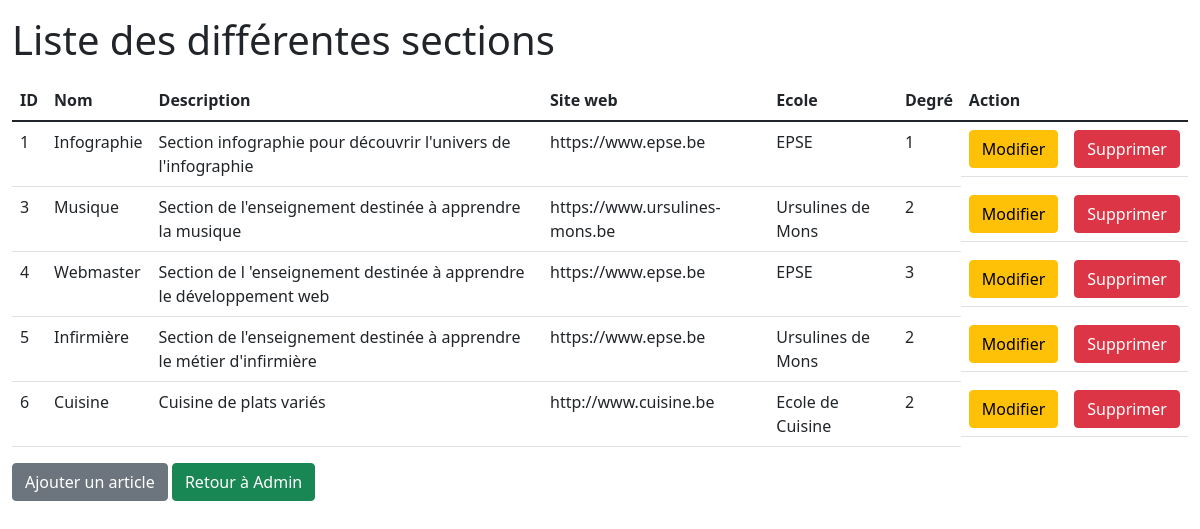
/admin/sections.php (signed in), run on the app's committed database.
### tables this page shows
CREATE TABLE `categories` (
                              `id` int(11) NOT NULL,
                              `name` varchar(100) DEFAULT NULL,
                              `description` varchar(255) DEFAULT NULL,
                              `site` varchar(100) DEFAULT NULL,
                              `ecole` varchar(255) DEFAULT NULL,
                              `degree` int(2) DEFAULT NULL
);

### admin/sections.php (the view, shortened to what this page needs)
<?php
require '../connect_database.php';
?>
<!DOCTYPE html>
<html lang="fr">
<head>
    <link href="https://cdn.jsdelivr.net/npm/bootstrap@5.1.1/dist/css/bootstrap.min.css" rel="stylesheet"
>
</head>
<body>
<div class="container-fluid">
    <h1 class="my-3">Liste des différentes sections</h1>
    <table class="table">
        <thead>
        <tr>
            <th>ID</th>
            <th>Nom</th>
            <th>Description</th>
            <th>Site web</th>
            <th>Ecole</th>
            <th>Degré</th>
            <th>Action</th>
        </tr>
        </thead>
        <tbody>
        <?php
        $sections = $database->query("SELECT * FROM categories");
        while ($data = $sections->fetch()) {
            echo '<tr>';
            echo '<td>' . $data['id'] . '</td>';
            echo '<td>' . $data['name'] . '</td>';
            echo '<td>' . $data['description'] . '</td>';
            echo '<td>' . $data['site'] . '</td>';
            echo '<td>' . $data['ecole'] . '</td>';
            echo '<td>' . $data['degree'] . '</td>';
            echo '<td class="d-flex">';
            echo '<a class="btn btn-warning me-3" href="modify.php?id=' . $data['id'] . '">Modifier</a>';
            echo '<a class="btn btn-danger" href="delete.php?id=' . $data['id'] . '">Supprimer</a>';
            echo '</td>';
            echo '</tr>';
        }
        ?>
        </tbody>
    </table>
    <a class="btn btn-secondary" href="add.php">Ajouter un article</a>
    <a class="btn btn-success" href="dashboard.php">Retour à Admin</a>
</div>
</body>
</html>

### data on the page
categories: id "1", name "Infographie", description "Section infographie pour découvrir l'univers de l'infographie", site "https://www.epse.be", ecole "EPSE", degree "1"
categories: id "3", name "Musique", description "Section de l'enseignement destinée à apprendre la musique", site "https://www.ursulines-mons.be", ecole "Ursulines de Mons", degree "2"
categories: id "4", name "Webmaster", description "Section de l 'enseignement destinée à apprendre le développement web", site "https://www.epse.be", ecole "EPSE", degree "3"
categories: id "5", name "Infirmière", description "Section de l'enseignement destinée à apprendre le métier d'infirmière", site "https://www.epse.be", ecole "Ursulines de Mons", degree "2"
categories: id "6", name "Cuisine", description "Cuisine de plats variés", site "http://www.cuisine.be", ecole "Ecole de Cuisine", degree "2"
